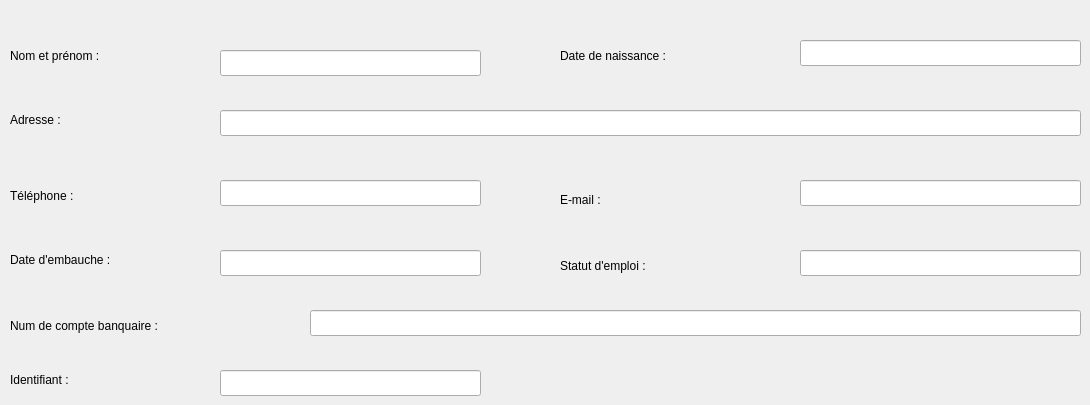
           <widget class="QWidget" name="tab_15">
            <attribute name="title">
             <string>Ajouter</string>
            </attribute>
            <widget class="QLabel" name="nomPrenom">
             <property name="geometry">
              <rect>
               <x>10</x>
               <y>40</y>
               <width>201</width>
               <height>31</height>
              </rect>
             </property>
             <property name="styleSheet">
              <string notr="true">font: 600 14pt &quot;Segoe UI&quot;;</string>
             </property>
             <property name="text">
              <string>Nom et prénom : </string>
             </property>
            </widget>
            <widget class="QLineEdit" name="lineEdit_2">
             <property name="geometry">
              <rect>
               <x>220</x>
               <y>50</y>
               <width>261</width>
               <height>26</height>
              </rect>
             </property>
            </widget>
            <widget class="QLabel" name="ddn">
             <property name="geometry">
              <rect>
               <x>560</x>
               <y>40</y>
               <width>221</width>
               <height>31</height>
              </rect>
             </property>
             <property name="styleSheet">
              <string notr="true">font: 600 14pt &quot;Segoe UI&quot;;</string>
             </property>
             <property name="text">
              <string>Date de naissance : </string>
             </property>
            </widget>
            <widget class="QLineEdit" name="lineEdit_3">
             <property name="geometry">
              <rect>
               <x>800</x>
               <y>40</y>
               <width>281</width>
               <height>26</height>
              </rect>
             </property>
            </widget>
            <widget class="QLabel" name="label_2">
             <property name="geometry">
              <rect>
               <x>10</x>
               <y>110</y>
               <width>141</width>
               <height>20</height>
              </rect>
             </property>
             <property name="styleSheet">
              <string notr="true">font: 600 14pt &quot;Segoe UI&quot;;</string>
             </property>
             <property name="text">
              <string>Adresse :</string>
             </property>
            </widget>
            <widget class="QLineEdit" name="lineEdit_4">
             <property name="geometry">
              <rect>
               <x>220</x>
               <y>110</y>
               <width>861</width>
               <height>26</height>
              </rect>
             </property>
            </widget>
            <widget class="QLabel" name="label_3">
             <property name="geometry">
              <rect>
               <x>10</x>
               <y>180</y>
               <width>151</width>
               <height>31</height>
              </rect>
             </property>
             <property name="styleSheet">
              <string notr="true">font: 600 14pt &quot;Segoe UI&quot;;</string>
             </property>
             <property name="text">
              <string>Téléphone : </string>
             </property>
            </widget>
            <widget class="QLineEdit" name="lineEdit_5">
             <property name="geometry">
              <rect>
               <x>220</x>
               <y>180</y>
               <width>261</width>
               <height>26</height>
              </rect>
             </property>
            </widget>
            <widget class="QLabel" name="label_4">
             <property name="geometry">
              <rect>
               <x>560</x>
               <y>190</y>
               <width>81</width>
               <height>20</height>
              </rect>
             </property>
             <property name="styleSheet">
              <string notr="true">font: 600 14pt &quot;Segoe UI&quot;;</string>
             </property>
             <property name="text">
              <string>E-mail :</string>
             </property>
            </widget>
            <widget class="QLineEdit" name="lineEdit_6">
             <property name="geometry">
              <rect>
               <x>800</x>
               <y>180</y>
               <width>281</width>
               <height>26</height>
              </rect>
             </property>
            </widget>
            <widget class="QLabel" name="label_5">
             <property name="geometry">
              <rect>
               <x>10</x>
               <y>250</y>
               <width>201</width>
               <height>20</height>
              </rect>
             </property>
             <property name="styleSheet">
              <string notr="true">font: 600 14pt &quot;Segoe UI&quot;;</string>
             </property>
             <property name="text">
              <string>Date d'embauche : </string>
             </property>
            </widget>
            <widget class="QLineEdit" name="lineEdit_7">
             <property name="geometry">
              <rect>
               <x>220</x>
               <y>250</y>
               <width>261</width>
               <height>26</height>
              </rect>
             </property>
            </widget>
            <widget class="QLabel" name="label_6">
             <property name="geometry">
              <rect>
               <x>560</x>
               <y>250</y>
               <width>191</width>
               <height>31</height>
              </rect>
             </property>
             <property name="styleSheet">
              <string notr="true">font: 600 14pt &quot;Segoe UI&quot;;</string>
             </property>
             <property name="text">
              <string>Statut d'emploi : </string>
             </property>
            </widget>
            <widget class="QLineEdit" name="lineEdit_8">
             <property name="geometry">
              <rect>
               <x>800</x>
               <y>250</y>
               <width>281</width>
               <height>26</height>
              </rect>
             </property>
            </widget>
            <widget class="QLabel" name="label_7">
             <property name="geometry">
              <rect>
               <x>10</x>
               <y>310</y>
               <width>311</width>
               <height>31</height>
              </rect>
             </property>
             <property name="styleSheet">
              <string notr="true">font: 600 14pt &quot;Segoe UI&quot;;</string>
             </property>
             <property name="text">
              <string>Num de compte banquaire : </string>
             </property>
            </widget>
            <widget class="QLineEdit" name="lineEdit_9">
             <property name="geometry">
              <rect>
               <x>310</x>
               <y>310</y>
               <width>771</width>
               <height>26</height>
              </rect>
             </property>
            </widget>
            <widget class="QLabel" name="label_10">
             <property name="geometry">
              <rect>
               <x>10</x>
               <y>370</y>
               <width>191</width>
               <height>20</height>
              </rect>
             </property>
             <property name="styleSheet">
              <string notr="true">font: 600 14pt &quot;Segoe UI&quot;;</string>
             </property>
             <property name="text">
              <string>Identifiant :</string>
             </property>
            </widget>
            <widget class="QLineEdit" name="lineEdit_12">
             <property name="geometry">
              <rect>
               <x>220</x>
               <y>370</y>
               <width>261</width>
               <height>26</height>
              </rect>
             </property>
            </widget>
           </widget>
